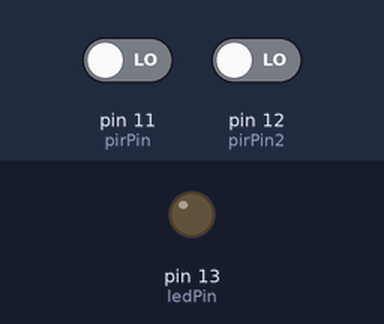
A sketch run on a simulated Arduino Uno, built with avr-gcc and run on an emulated ATmega328P. On the bench: output pins drawn as LEDs (lit = HIGH). Dashed ring = blinking. The test bench sets the inputs (shaded band); at power-on: pin 12 (pirPin2) LOW, pin 11 (pirPin) LOW. What the sketch prints to the serial monitor is not drawn.

Above: at 11.2 s.
11.3 s: pin 12 (pirPin2) driven HIGH
At 12.05 s:
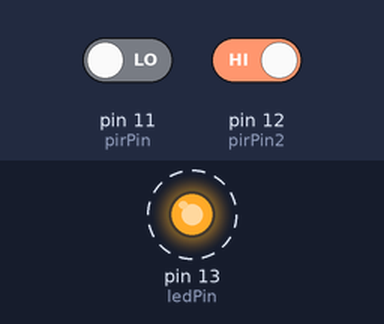
Timing chart, 0 to 15.4 s (numbered marks = the images above; inputs shaded):
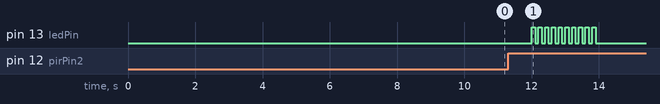

The sketch:

master.ino
```cpp
#include <Adafruit_NeoPixel.h>
// Thanks to the Neopxel Library by Adafruit
// branch1
#define PIN 6
// Parameter 1 = number of pixels in strip
// Parameter 2 = Arduino pin number (most are valid)
// Parameter 3 = pixel type flags, add together as needed:
//   NEO_KHZ800  800 KHz bitstream (most NeoPixel products w/WS2812 LEDs)
//   NEO_KHZ400  400 KHz (classic 'v1' (not v2) FLORA pixels, WS2811 drivers)
//   NEO_GRB     Pixels are wired for GRB bitstream (most NeoPixel products)
//   NEO_RGB     Pixels are wired for RGB bitstream (v1 FLORA pixels, not v2)
Adafruit_NeoPixel strip = Adafruit_NeoPixel(117, PIN, NEO_GRB + NEO_KHZ800);
// IMPORTANT: To reduce NeoPixel burnout risk, add 1000 uF capacitor across
// pixel power leads, add 300 - 500 Ohm resistor on first pixel's data input
// and minimize distance between Arduino and first pixel.  Avoid connecting
// on a live circuit...if you must, connect GND first.

int calibrationTime = 10;

unsigned long timer;
unsigned long interval = 5000;
unsigned long previousMillis = 0;

//boolean lockLow = true;
//boolean takeLowTime;

int downUp = 0;

int pirPin = 11;    //the digital pin connected to the PIR sensor's output
int pirPin2 = 12;    //the digital pin connected to the PIR sensor's output
int ledPin = 13;

void setup(){

  Serial.begin(9600);
  pinMode(ledPin, OUTPUT);
  pinMode(pirPin, INPUT);
  digitalWrite(pirPin, LOW);
  pinMode(pirPin2, INPUT);
  digitalWrite(pirPin2, LOW);

  //give the sensor some time to calibrate
  Serial.print("calibrating sensor please wait for 10 secs ");
    for(int i = 0; i < calibrationTime; i++){
      Serial.print(".");
      delay(1000);
      }
    Serial.println(" done");
    Serial.println("SENSOR ACTIVE");
  }

//////////////////////////////LOOP

void loop(){
    previousMillis = millis();

     if(digitalRead(pirPin) == HIGH && downUp != 2){ // top
       Serial.println("SAW YOU FROM TOP!");
       timer = millis();
       downUp = 2;
       digitalWrite(ledPin, HIGH);   //the led visualizes the sensors output pin state
       delay(2000);
       digitalWrite(ledPin,LOW);
       delay(2000);
         //makes sure we wait for a transition to LOW before any further output is made:
        Serial.println("---");
        Serial.print ("detected TOP ...");                // Helpful debug message
        Serial.print("motion detected at ");
        Serial.print(millis()/1000);
        Serial.println(" sec");
        Serial.println("wait for 10 secs");
        delay(10000);
      }

     if(digitalRead(pirPin2) == HIGH && downUp != 1){ // bottom
      Serial.println("SAW YOU FROM BOTTOM!");
       timer = millis();
       downUp = 1;
       for (int x=0; x < 10; x++) {
         digitalWrite(ledPin, HIGH);   //the led visualizes the sensors output pin state
         delay(100);
         digitalWrite(ledPin,LOW);
         delay(100);
         }
         //makes sure we wait for a transition to LOW before any further output is made:
        Serial.println("---");
        Serial.print ("detected BOTTOM ...");                // Helpful debug message
        Serial.print("motion detected at ");
        Serial.print(millis()/1000);
        Serial.println(" sec");
        Serial.println("wait for 10 secs");
        delay(10000);
      }
       //if the sensor is low for more than the given interval,
       //we assume that no more motion is going to happen
       if ( timer - previousMillis > interval){
           //makes sure this block of code is only executed again after
           //a new motion sequence has been detected
        if (downUp == 1){
           Serial.println("motion ended at downUp 1 (BOTTOM)");      //output
//           downUp = 1;
        }
        if (downUp == 2){
           Serial.println("motion ended at downUp 2 (TOP)");      //output
//           downUp = 2;
        }
           downUp = 0;
           previousMillis = millis();
           Serial.print("motion ended at ");      //output
           Serial.print((millis() - interval)/1000);
           Serial.println(" sec ");
           delay(1000);
           }

  } // end loop
```

Measured:
- after the input at 11.3 s, pin 13 (ledPin): alternates HIGH for 0.10 s and LOW for 0.10 s, 20 changes in all, then stays LOW, starting after 0.70 s
